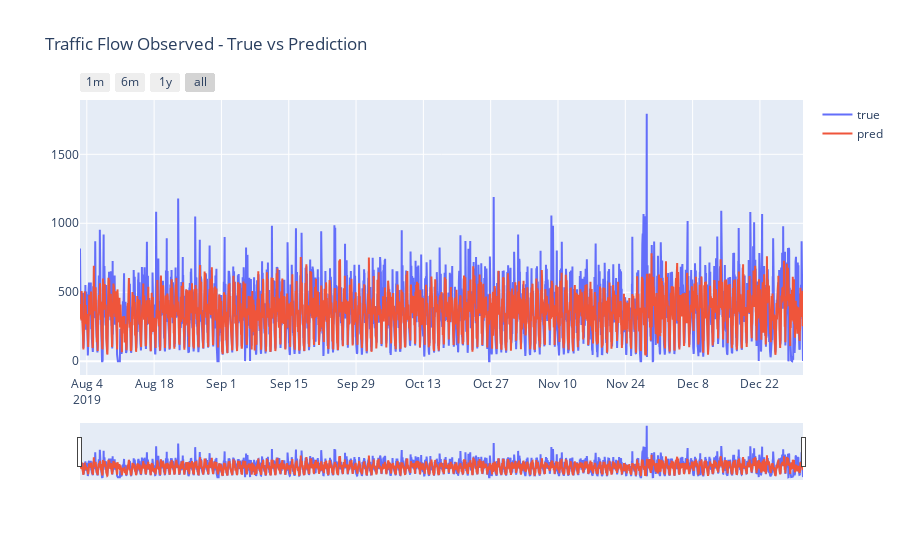

Notebook cell for this chart:
### Code cell
#Plot Traffic Flow predictions

import plotly.graph_objects as go

dataframe=tmp
# Create figure
fig = go.Figure()

fig.add_trace(
    go.Scatter(x=list(tmp.dateobserved), y=list(tmp.target_intensity_24h),name='true'))
fig.add_trace(
    go.Scatter(x=list(tmp.dateobserved), y=list(tmp.pred_score),name='pred'))

# Set title
fig.update_layout(
    title_text="Traffic Flow Observed - True vs Prediction"
)

# Add range slider
fig.update_layout(
    xaxis=dict(
        rangeselector=dict(
            buttons=list([
                dict(count=1,
                     label="1m",
                     step="month",
                     stepmode="backward"),
                dict(count=6,
                     label="6m",
                     step="month",
                     stepmode="backward"),
                dict(count=1,
                     label="1y",
                     step="year",
                     stepmode="backward"),
                dict(step="all")
            ])
        ),
        rangeslider=dict(
            visible=True
        ),
        type="date"
    )
)

fig.show()

### Figure 1 — Plotly figure (JSON) as saved in the notebook; plotly's stock layout.template omitted (floating-point values rounded to 4 significant figures; data arrays with more than 128 entries replaced by an {"elided": "..."} marker saying what was removed)
{"data": [{"name": "true", "type": "scatter", "x": {"elided": "3610 str values"}, "y": {"elided": "3610 int values"}}, {"name": "pred", "type": "scatter", "x": {"elided": "3610 str values"}, "y": {"elided": "3610 float values"}}], "layout": {"title": {"text": "Traffic Flow Observed - True vs Prediction"}, "xaxis": {"rangeselector": {"buttons": [{"count": 1, "label": "1m", "step": "month", "stepmode": "backward"}, {"count": 6, "label": "6m", "step": "month", "stepmode": "backward"}, {"count": 1, "label": "1y", "step": "year", "stepmode": "backward"}, {"step": "all"}]}, "rangeslider": {"visible": true}, "type": "date"}}}
